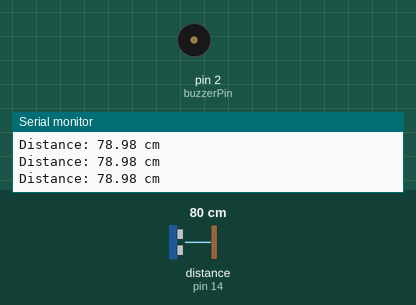
Recording of a sketch running on a simulated Arduino Uno, built with avr-gcc and run on an emulated ATmega328P. On the bench: buzzer (waves = sounding, pin HIGH), the last lines printed to the serial monitor. Wiring (inferred from the names in the program): ultrasonic range finder: trigger pin 5; echo pin 14. Inputs (shaded band) come from the test bench; at power-on: distance to the obstacle (sensor on pin 14) 80 cm. The echo pulse lasts 58.3 µs per cm; pins used as bus, display or sensor lines are not drawn.

Above: at 1.2 s.
1.3 s: distance to the obstacle (sensor on pin 14) set to 53 cm
2.8 s: distance to the obstacle (sensor on pin 14) set to 48 cm
At 4.0 s:
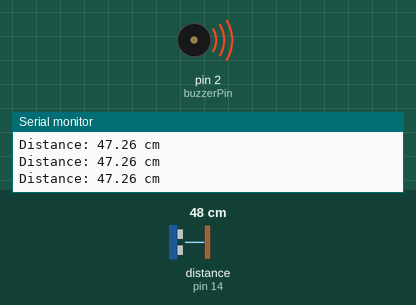
4.3 s: distance to the obstacle (sensor on pin 14) set to 60 cm
At 4.8 s:
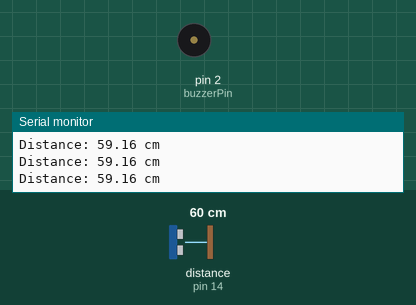
5.8 s: distance to the obstacle (sensor on pin 14) set to 2 cm
At 6.9 s:
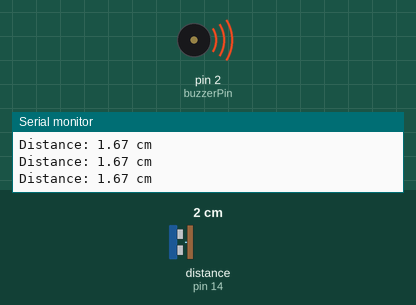
Timing chart, 0 to 8.3 s (numbered marks = the images above; inputs shaded):
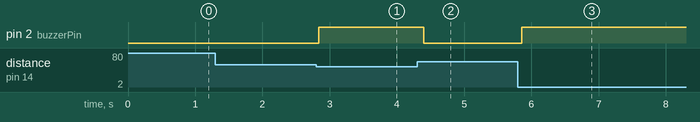

Measured:
- the behaviour switches between 51 and 50 cm on distance to the obstacle (sensor on pin 14) (found by bisection; images 0 and 1)
- after the input at 2.8 s, pin 2 (buzzerPin): LOW → HIGH at once
- after the input at 4.3 s, pin 2 (buzzerPin): HIGH → LOW after 0.10 s
- after the input at 5.8 s, pin 2 (buzzerPin): LOW → HIGH after 0.06 s

The sketch:

US-50cm.ino
```cpp
const int trigPin = 5;   // Ultrasonic TRIG D1
const int echoPin = 14;  // Ultrasonic ECHO D5
const int buzzerPin  = 2;   // Buzzer output pin D4

long duration;
float distance;

void setup() {
  pinMode(trigPin, OUTPUT);
  pinMode(echoPin, INPUT);
  pinMode(buzzerPin, OUTPUT);

  Serial.begin(115200);
}

void loop() {

  // Trigger the ultrasonic pulse
  digitalWrite(trigPin, LOW);
  delayMicroseconds(2);

  digitalWrite(trigPin, HIGH);
  delayMicroseconds(10);
  digitalWrite(trigPin, LOW);

  // Read the echo pulse time
  duration = pulseIn(echoPin, HIGH);

  // Convert to distance (cm)
  distance = duration * 0.034 / 2;

  Serial.print("Distance: ");
  Serial.print(distance);
  Serial.println(" cm");

  // LED control
  if (distance <= 50) {
    digitalWrite(buzzerPin, HIGH);   // LED ON
  } else {
    digitalWrite(buzzerPin, LOW);    // LED OFF
  }

  delay(100);
}
```
